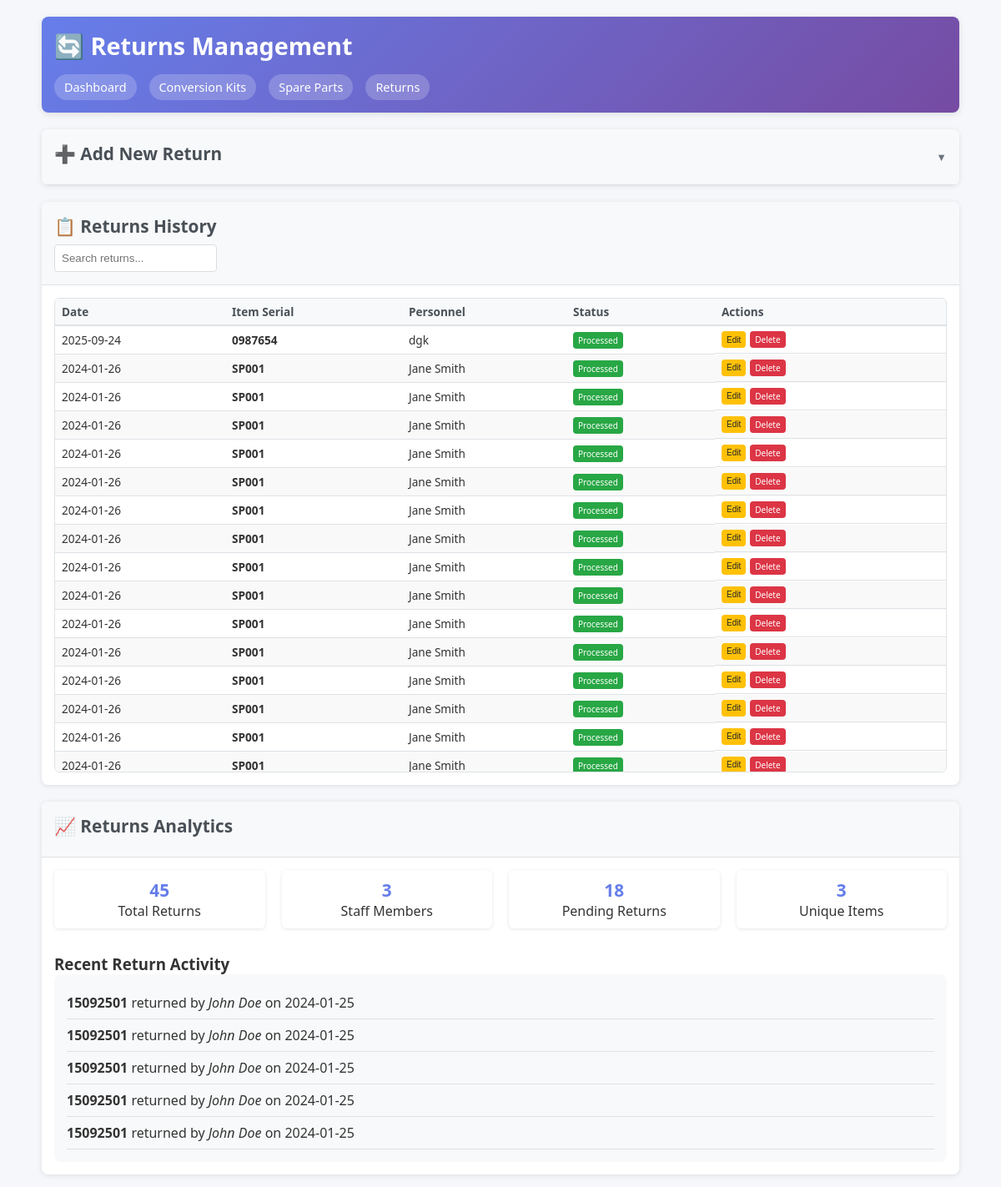
Page /returns on the earlier database version.
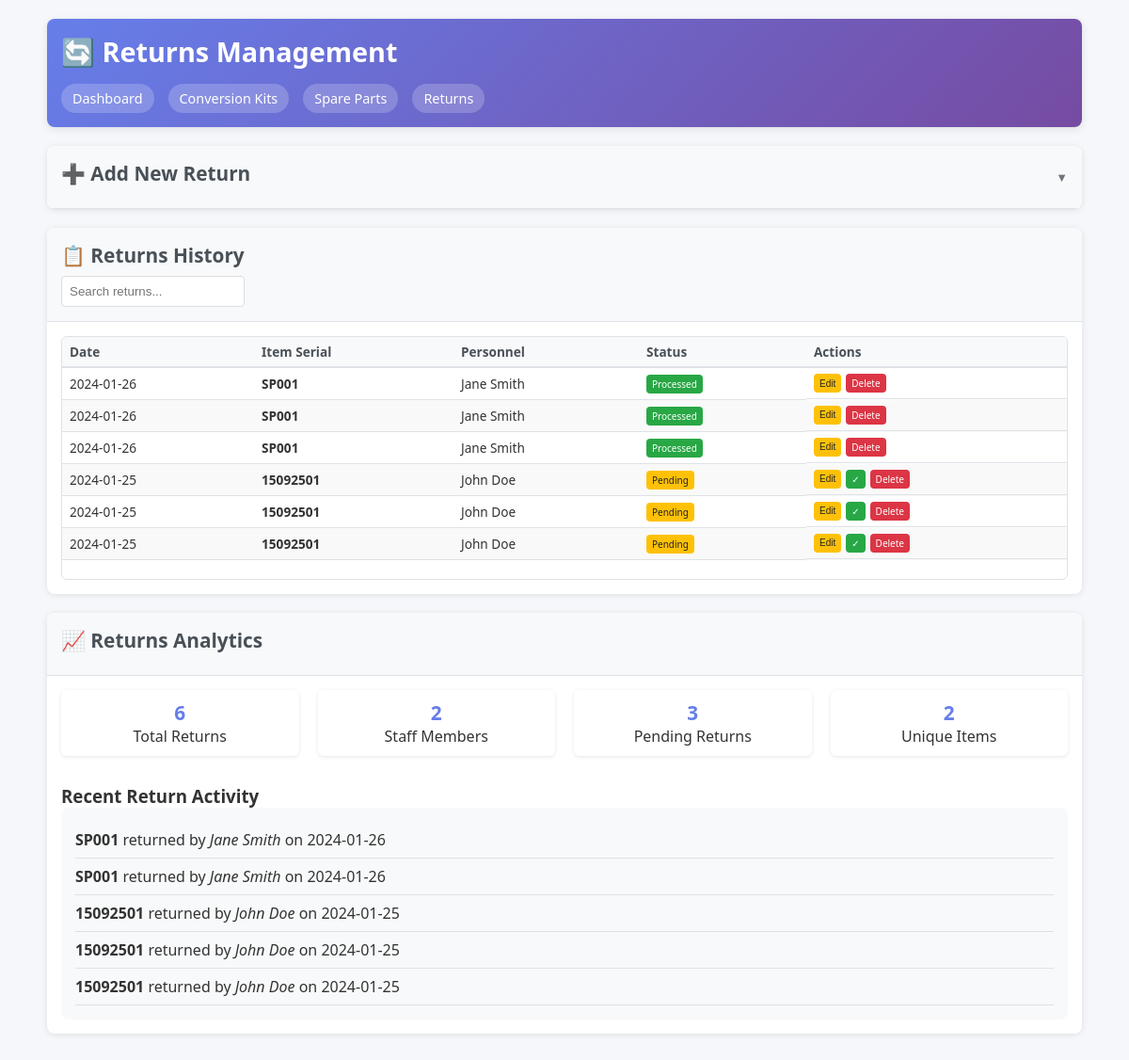
Same page on the later database version.
### tables this page shows
CREATE TABLE returns (
            id INTEGER PRIMARY KEY AUTOINCREMENT,
            date TEXT,
            item_serial TEXT,
            personnel TEXT,
            status TEXT DEFAULT 'pending',
            notes TEXT,
            processed_date TEXT,
            condition_rating INTEGER DEFAULT 5,
            FOREIGN KEY (item_serial) REFERENCES items(serial)
        );

### app.py (the view)
@app.route('/returns')
def returns():
    try:
        conn = database.get_db_connection()
        returns_list = conn.execute('SELECT * FROM returns ORDER BY date DESC').fetchall()
        conn.close()
        return render_template('returns.html', returns=returns_list)
    except Exception as e:
        database.init_db()
        return redirect(url_for('returns'))

### database.py (called while the page is built)
def get_db_connection():
    db_path = os.environ.get('DATABASE_PATH', 'inventory.db')
    conn = sqlite3.connect(db_path)
    conn.row_factory = sqlite3.Row
    return conn

### templates/returns.html (shortened to what the changed rows need)
<!DOCTYPE html>
<html lang="en">
<head>
    <link rel="stylesheet" href="{{ url_for('static', filename='style.css') }}">
</head>
<body>
    <div class="container">
        <div class="header">
            <h1>🔄 Returns Management</h1>
        </div>
        <div class="section">
            <div class="section-header dropdown-toggle" onclick="toggleDropdown('addReturnDropdown')">
                <h2>➕ Add New Return</h2>
            </div>
        </div>
        <div class="section">
            <div class="section-header">
                <h2>📋 Returns History</h2>
            </div>
            <div class="section-content scrollable-content">
                <div class="table-wrapper">
                    <table id="returnsTable">
                        <thead>
                            <tr><th>Date</th><th>Item Serial</th><th>Personnel</th><th>Status</th><th>Actions</th></tr>
                        </thead>
                        <tbody>
                            {% for ret in returns %}
                            <tr>
                                <td>{{ ret['date'] }}</td>
                                <td><strong>{{ ret['item_serial'] }}</strong></td>
                                <td>{{ ret['personnel'] }}</td>
                                <td>
                                    {% set status = ret['status'] or 'pending' %}
                                    <span class="btn btn-sm {% if status == 'processed' %}btn-success{% elif status == 'pending' %}btn-warning{% else %}btn-danger{% endif %}">
                                        {{ status.title() }}
                                    </span>
                                </td>
                                <td class="actions">
                                    <button class="btn btn-warning btn-sm" onclick="editReturn({{ ret['id'] }}, '{{ ret['date'] }}', '{{ ret['item_serial'] }}', '{{ ret['personnel'] }}', '{{ ret['status'] or 'pending' }}', '{{ ret['notes'] or '' }}')">Edit</button>
                                    {% if ret['status'] != 'processed' %}
                                    <a href="/process_return/{{ ret['id'] }}" class="btn btn-success btn-sm" title="Mark as Processed">✓</a>
                                    {% endif %}
                                    <a href="/delete_return/{{ ret['id'] }}" class="btn btn-danger btn-sm" onclick="return confirm('Delete this return record?')">Delete</a>
                                </td>
                            </tr>
                            {% endfor %}
                        </tbody>
                    </table>
                </div>
            </div>
        </div>
        <div class="section">
            <div class="section-header">
                <h2>📈 Returns Analytics</h2>
            </div>
            <div class="section-content scrollable-content">
                <div style="display: grid; grid-template-columns: repeat(auto-fit, minmax(200px, 1fr)); gap: 20px;">
                    <div class="stat-card">
                        <div class="stat-number">{{ returns|length }}</div>
                        <div>Total Returns</div>
                    </div>
                    <div class="stat-card">
                        <div class="stat-number">{{ returns|map(attribute='personnel')|unique|list|length }}</div>
                        <div>Staff Members</div>
                    </div>
                    <div class="stat-card">
                        <div class="stat-number">{{ returns|selectattr('status', 'equalto', 'pending')|list|length }}</div>
                        <div>Pending Returns</div>
                    </div>
                    <div class="stat-card">
                        <div class="stat-number">{{ returns|map(attribute='item_serial')|unique|list|length }}</div>
                        <div>Unique Items</div>
                    </div>
                </div>
                <div style="margin-top: 30px;">
                    <div style="background: #f8f9fa; padding: 15px; border-radius: 8px;">
                        {% if returns %}
                            {% for ret in returns[-5:] %}
                            <div style="padding: 8px 0; border-bottom: 1px solid #dee2e6;">
                                <strong>{{ ret['item_serial'] }}</strong> returned by <em>{{ ret['personnel'] }}</em> on {{ ret['date'] }}
                            </div>
                            {% endfor %}
                        {% else %}
                            <p style="color: #6c757d; margin: 0;">No recent return activity</p>
                        {% endif %}
                    </div>
                </div>
            </div>
        </div>
    </div>
</body>
</html>

Differences in the rows shown:
removed returns: date "2025-09-24", item_serial "0987654", personnel "dgk", title "Processed", shown under "📋 Returns History"
removed returns: date "2024-01-26", item_serial "SP001", personnel "Jane Smith", title "Processed", shown under "📋 Returns History"
removed returns: date "2024-01-26", item_serial "SP001", personnel "Jane Smith", title "Processed", shown under "📋 Returns History"
removed returns: date "2024-01-26", item_serial "SP001", personnel "Jane Smith", title "Processed", shown under "📋 Returns History"
removed returns: date "2024-01-26", item_serial "SP001", personnel "Jane Smith", title "Processed", shown under "📋 Returns History"
removed returns: date "2024-01-26", item_serial "SP001", personnel "Jane Smith", title "Processed", shown under "📋 Returns History"
removed returns: date "2024-01-26", item_serial "SP001", personnel "Jane Smith", title "Processed", shown under "📋 Returns History"
removed returns: date "2024-01-26", item_serial "SP001", personnel "Jane Smith", title "Processed", shown under "📋 Returns History"
removed returns: date "2024-01-26", item_serial "SP001", personnel "Jane Smith", title "Processed", shown under "📋 Returns History"
removed returns: date "2024-01-26", item_serial "SP001", personnel "Jane Smith", title "Processed", shown under "📋 Returns History"
removed returns: date "2024-01-26", item_serial "SP001", personnel "Jane Smith", title "Processed", shown under "📋 Returns History"
removed returns: date "2024-01-26", item_serial "SP001", personnel "Jane Smith", title "Processed", shown under "📋 Returns History"
removed returns: date "2024-01-26", item_serial "SP001", personnel "Jane Smith", title "Processed", shown under "📋 Returns History"
removed returns: item_serial "15092501", personnel "John Doe", date "2024-01-25", shown under "Recent Return Activity"
removed returns: item_serial "15092501", personnel "John Doe", date "2024-01-25", shown under "Recent Return Activity"
removed returns: item_serial "15092501", personnel "John Doe", date "2024-01-25", shown under "Recent Return Activity"
removed returns: item_serial "15092501", personnel "John Doe", date "2024-01-25", shown under "Recent Return Activity"
removed returns: item_serial "15092501", personnel "John Doe", date "2024-01-25", shown under "Recent Return Activity"
now on one of the page's lists (row unchanged): returns: item_serial "SP001", personnel "Jane Smith", date "2024-01-26"
now on one of the page's lists (row unchanged): returns: item_serial "SP001", personnel "Jane Smith", date "2024-01-26"
now on this page (row edited): returns: date "2024-01-25", item_serial "15092501", personnel "John Doe", title "Pending"
now on this page (row edited): returns: date "2024-01-25", item_serial "15092501", personnel "John Doe", title "Pending"
now on this page (row edited): returns: date "2024-01-25", item_serial "15092501", personnel "John Doe", title "Pending"
Other differences:
{{ returns|length }}: "45" → "6"
{{ returns|map(attribute='personnel')|unique|list|length }}: "3" → "2"
{{ returns|selectattr('status', 'equalto', 'pending')|list|length }}: "18" → "3"
{{ returns|map(attribute='item_serial')|unique|list|length }}: "3" → "2"
